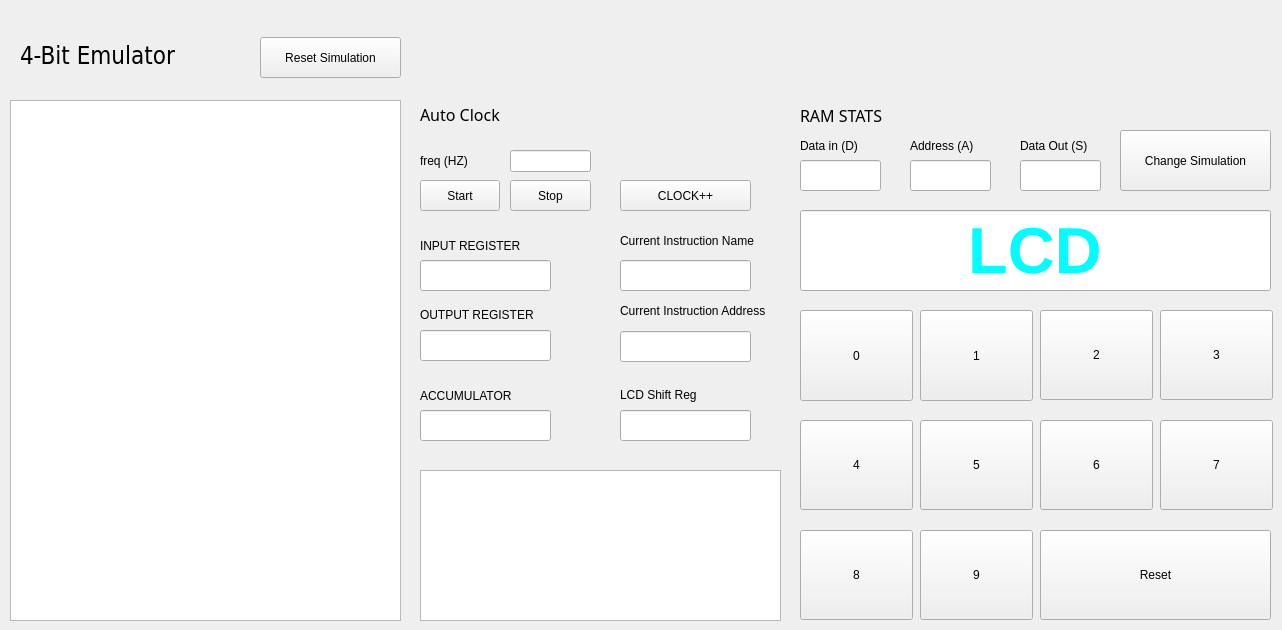
    <widget class="QWidget" name="page_2">
     <widget class="QLabel" name="label_3">
      <property name="geometry">
       <rect>
        <x>420</x>
        <y>380</y>
        <width>131</width>
        <height>31</height>
       </rect>
      </property>
      <property name="text">
       <string>ACCUMULATOR</string>
      </property>
      <property name="alignment">
       <set>Qt::AlignLeading|Qt::AlignLeft|Qt::AlignVCenter</set>
      </property>
     </widget>
     <widget class="QPushButton" name="clockbutton">
      <property name="geometry">
       <rect>
        <x>620</x>
        <y>180</y>
        <width>131</width>
        <height>31</height>
       </rect>
      </property>
      <property name="text">
       <string>CLOCK++</string>
      </property>
     </widget>
     <widget class="QLineEdit" name="currentInstructionBox">
      <property name="geometry">
       <rect>
        <x>620</x>
        <y>331</y>
        <width>131</width>
        <height>31</height>
       </rect>
      </property>
      <property name="alignment">
       <set>Qt::AlignCenter</set>
      </property>
      <property name="readOnly">
       <bool>true</bool>
      </property>
     </widget>
     <widget class="QLineEdit" name="currentInstructionName">
      <property name="geometry">
       <rect>
        <x>620</x>
        <y>260</y>
        <width>131</width>
        <height>31</height>
       </rect>
      </property>
      <property name="alignment">
       <set>Qt::AlignCenter</set>
      </property>
      <property name="readOnly">
       <bool>true</bool>
      </property>
     </widget>
     <widget class="QLineEdit" name="INPUTREG">
      <property name="geometry">
       <rect>
        <x>420</x>
        <y>260</y>
        <width>131</width>
        <height>31</height>
       </rect>
      </property>
      <property name="alignment">
       <set>Qt::AlignCenter</set>
      </property>
      <property name="readOnly">
       <bool>true</bool>
      </property>
     </widget>
     <widget class="QLineEdit" name="OUTPUTREG">
      <property name="geometry">
       <rect>
        <x>420</x>
        <y>330</y>
        <width>131</width>
        <height>31</height>
       </rect>
      </property>
      <property name="alignment">
       <set>Qt::AlignCenter</set>
      </property>
      <property name="readOnly">
       <bool>true</bool>
      </property>
     </widget>
     <widget class="QLabel" name="label_4">
      <property name="geometry">
       <rect>
        <x>620</x>
        <y>290</y>
        <width>171</width>
        <height>41</height>
       </rect>
      </property>
      <property name="text">
       <string>Current Instruction Address</string>
      </property>
     </widget>
     <widget class="QLabel" name="label_5">
      <property name="geometry">
       <rect>
        <x>620</x>
        <y>220</y>
        <width>171</width>
        <height>41</height>
       </rect>
      </property>
      <property name="text">
       <string>Current Instruction Name</string>
      </property>
     </widget>
     <widget class="QLineEdit" name="AccumulatorBox">
      <property name="geometry">
       <rect>
        <x>420</x>
        <y>410</y>
        <width>131</width>
        <height>31</height>
       </rect>
      </property>
      <property name="alignment">
       <set>Qt::AlignCenter</set>
      </property>
      <property name="readOnly">
       <bool>true</bool>
      </property>
     </widget>
     <widget class="QLabel" name="label">
      <property name="geometry">
       <rect>
        <x>420</x>
        <y>230</y>
        <width>131</width>
        <height>31</height>
       </rect>
      </property>
      <property name="text">
       <string>INPUT REGISTER</string>
      </property>
      <property name="alignment">
       <set>Qt::AlignLeading|Qt::AlignLeft|Qt::AlignVCenter</set>
      </property>
     </widget>
     <widget class="QLabel" name="label_2">
      <property name="geometry">
       <rect>
        <x>420</x>
        <y>299</y>
        <width>131</width>
        <height>31</height>
       </rect>
      </property>
      <property name="text">
       <string>OUTPUT REGISTER</string>
      </property>
      <property name="alignment">
       <set>Qt::AlignLeading|Qt::AlignLeft|Qt::AlignVCenter</set>
      </property>
     </widget>
     <widget class="QTextEdit" name="textEdit">
      <property name="geometry">
       <rect>
        <x>10</x>
        <y>100</y>
        <width>391</width>
        <height>521</height>
       </rect>
      </property>
      <property name="readOnly">
       <bool>true</bool>
      </property>
     </widget>
     <widget class="QTextEdit" name="testbox">
      <property name="geometry">
       <rect>
        <x>420</x>
        <y>470</y>
        <width>361</width>
        <height>151</height>
       </rect>
      </property>
      <property name="readOnly">
       <bool>true</bool>
      </property>
     </widget>
     <widget class="QPushButton" name="change_sim">
      <property name="geometry">
       <rect>
        <x>1120</x>
        <y>130</y>
        <width>151</width>
        <height>61</height>
       </rect>
      </property>
      <property name="text">
       <string>Change Simulation</string>
      </property>
     </widget>
     <widget class="QLineEdit" name="LCDEdit">
      <property name="geometry">
       <rect>
        <x>800</x>
        <y>210</y>
        <width>471</width>
        <height>81</height>
       </rect>
      </property>
      <property name="font">
       <font>
        <pointsize>49</pointsize>
        <weight>75</weight>
        <bold>true</bold>
        <underline>false</underline>
        <strikeout>false</strikeout>
        <stylestrategy>PreferDefault</stylestrategy>
        <kerning>true</kerning>
       </font>
      </property>
      <property name="styleSheet">
       <string notr="true">color: rgb(0, 253, 255);
</string>
      </property>
      <property name="text">
       <string>LCD</string>
      </property>
      <property name="alignment">
       <set>Qt::AlignCenter</set>
      </property>
      <property name="readOnly">
       <bool>true</bool>
      </property>
      <property name="clearButtonEnabled">
       <bool>false</bool>
      </property>
     </widget>
     <widget class="QLabel" name="label_8">
      <property name="geometry">
       <rect>
        <x>800</x>
        <y>130</y>
        <width>91</width>
        <height>31</height>
       </rect>
      </property>
      <property name="text">
       <string>Data in (D)</string>
      </property>
     </widget>
     <widget class="QLabel" name="label_6">
      <property name="geometry">
       <rect>
        <x>1020</x>
        <y>130</y>
        <width>91</width>
        <height>31</height>
       </rect>
      </property>
      <property name="text">
       <string>Data Out (S)</string>
      </property>
     </widget>
     <widget class="QLineEdit" name="DataOutField">
      <property name="geometry">
       <rect>
        <x>1020</x>
        <y>160</y>
        <width>81</width>
        <height>31</height>
       </rect>
      </property>
      <property name="readOnly">
       <bool>true</bool>
      </property>
     </widget>
     <widget class="QLineEdit" name="DatainFIeld">
      <property name="geometry">
       <rect>
        <x>800</x>
        <y>160</y>
        <width>81</width>
        <height>31</height>
       </rect>
      </property>
      <property name="font">
       <font>
        <pointsize>1</pointsize>
       </font>
      </property>
      <property name="readOnly">
       <bool>true</bool>
      </property>
     </widget>
     <widget class="QLabel" name="label_7">
      <property name="geometry">
       <rect>
        <x>910</x>
        <y>130</y>
        <width>91</width>
        <height>31</height>
       </rect>
      </property>
      <property name="text">
       <string>Address (A)</string>
      </property>
     </widget>
     <widget class="QLineEdit" name="AddressField">
      <property name="geometry">
       <rect>
        <x>910</x>
        <y>160</y>
        <width>81</width>
        <height>31</height>
       </rect>
      </property>
      <property name="readOnly">
       <bool>true</bool>
      </property>
     </widget>
     <widget class="QPushButton" name="numpad0">
      <property name="enabled">
       <bool>true</bool>
      </property>
      <property name="geometry">
       <rect>
        <x>800</x>
        <y>310</y>
        <width>113</width>
        <height>91</height>
       </rect>
      </property>
      <property name="text">
       <string>0</string>
      </property>
     </widget>
     <widget class="QPushButton" name="numpad8">
      <property name="geometry">
       <rect>
        <x>800</x>
        <y>530</y>
        <width>113</width>
        <height>90</height>
       </rect>
      </property>
      <property name="text">
       <string>8</string>
      </property>
     </widget>
     <widget class="QPushButton" name="numpad2">
      <property name="geometry">
       <rect>
        <x>1040</x>
        <y>310</y>
        <width>113</width>
        <height>90</height>
       </rect>
      </property>
      <property name="text">
       <string>2</string>
      </property>
     </widget>
     <widget class="QPushButton" name="numpad4">
      <property name="geometry">
       <rect>
        <x>800</x>
        <y>420</y>
        <width>113</width>
        <height>90</height>
       </rect>
      </property>
      <property name="text">
       <string>4</string>
      </property>
     </widget>
     <widget class="QPushButton" name="numpad7">
      <property name="geometry">
       <rect>
        <x>1160</x>
        <y>420</y>
        <width>113</width>
        <height>90</height>
       </rect>
      </property>
      <property name="text">
       <string>7</string>
      </property>
     </widget>
     <widget class="QPushButton" name="numpad1">
      <property name="geometry">
       <rect>
        <x>920</x>
        <y>310</y>
        <width>113</width>
        <height>91</height>
       </rect>
      </property>
      <property name="text">
       <string>1</string>
      </property>
     </widget>
     <widget class="QPushButton" name="numpad6">
      <property name="geometry">
       <rect>
        <x>1040</x>
        <y>420</y>
        <width>113</width>
        <height>90</height>
       </rect>
      </property>
      <property name="text">
       <string>6</string>
      </property>
     </widget>
     <widget class="QPushButton" name="numpad3">
      <property name="geometry">
       <rect>
        <x>1160</x>
        <y>310</y>
        <width>113</width>
        <height>90</height>
       </rect>
      </property>
      <property name="text">
       <string>3</string>
      </property>
     </widget>
     <widget class="QPushButton" name="numpad5">
      <property name="geometry">
       <rect>
        <x>920</x>
        <y>420</y>
        <width>113</width>
        <height>90</height>
       </rect>
      </property>
      <property name="text">
       <string>5</string>
      </property>
     </widget>
     <widget class="QPushButton" name="numpad9">
      <property name="geometry">
       <rect>
        <x>920</x>
        <y>530</y>
        <width>113</width>
        <height>90</height>
       </rect>
      </property>
      <property name="text">
       <string>9</string>
      </property>
     </widget>
     <widget class="QPushButton" name="numpad10">
      <property name="geometry">
       <rect>
        <x>1040</x>
        <y>530</y>
        <width>231</width>
        <height>90</height>
       </rect>
      </property>
      <property name="text">
       <string>Reset</string>
      </property>
     </widget>
     <widget class="QLabel" name="label_9">
      <property name="geometry">
       <rect>
        <x>800</x>
        <y>100</y>
        <width>301</width>
        <height>31</height>
       </rect>
      </property>
      <property name="font">
       <font>
        <family>Impact</family>
        <pointsize>12</pointsize>
       </font>
      </property>
      <property name="text">
       <string>RAM STATS</string>
      </property>
      <property name="alignment">
       <set>Qt::AlignLeading|Qt::AlignLeft|Qt::AlignVCenter</set>
      </property>
     </widget>
     <widget class="QLabel" name="label_10">
      <property name="geometry">
       <rect>
        <x>420</x>
        <y>150</y>
        <width>52</width>
        <height>21</height>
       </rect>
      </property>
      <property name="text">
       <string>freq (HZ)</string>
      </property>
     </widget>
     <widget class="QPushButton" name="ClockStop">
      <property name="geometry">
       <rect>
        <x>510</x>
        <y>180</y>
        <width>81</width>
        <height>31</height>
       </rect>
      </property>
      <property name="text">
       <string>Stop</string>
      </property>
     </widget>
     <widget class="QLabel" name="label_11">
      <property name="geometry">
       <rect>
        <x>420</x>
        <y>89</y>
        <width>101</width>
        <height>50</height>
       </rect>
      </property>
      <property name="font">
       <font>
        <family>Impact</family>
        <pointsize>12</pointsize>
       </font>
      </property>
      <property name="text">
       <string>Auto Clock</string>
      </property>
     </widget>
     <widget class="QPushButton" name="ClockStart">
      <property name="geometry">
       <rect>
        <x>420</x>
        <y>180</y>
        <width>80</width>
        <height>31</height>
       </rect>
      </property>
      <property name="text">
       <string>Start</string>
      </property>
     </widget>
     <widget class="QLineEdit" name="ClockEdit">
      <property name="geometry">
       <rect>
        <x>510</x>
        <y>150</y>
        <width>81</width>
        <height>22</height>
       </rect>
      </property>
     </widget>
     <widget class="QLabel" name="label_119">
      <property name="geometry">
       <rect>
        <x>20</x>
        <y>40</y>
        <width>301</width>
        <height>31</height>
       </rect>
      </property>
      <property name="font">
       <font>
        <family>DejaVu Sans Condensed</family>
        <pointsize>18</pointsize>
       </font>
      </property>
      <property name="text">
       <string>4-Bit Emulator</string>
      </property>
      <property name="alignment">
       <set>Qt::AlignLeading|Qt::AlignLeft|Qt::AlignVCenter</set>
      </property>
     </widget>
     <widget class="QLineEdit" name="ShiftOutEdit">
      <property name="geometry">
       <rect>
        <x>620</x>
        <y>410</y>
        <width>131</width>
        <height>31</height>
       </rect>
      </property>
      <property name="readOnly">
       <bool>true</bool>
      </property>
     </widget>
     <widget class="QLabel" name="label_120">
      <property name="geometry">
       <rect>
        <x>620</x>
        <y>384</y>
        <width>91</width>
        <height>21</height>
       </rect>
      </property>
      <property name="text">
       <string>LCD Shift Reg</string>
      </property>
     </widget>
     <widget class="QPushButton" name="pushButton">
      <property name="geometry">
       <rect>
        <x>260</x>
        <y>37</y>
        <width>141</width>
        <height>41</height>
       </rect>
      </property>
      <property name="text">
       <string>Reset Simulation</string>
      </property>
     </widget>
    </widget>
